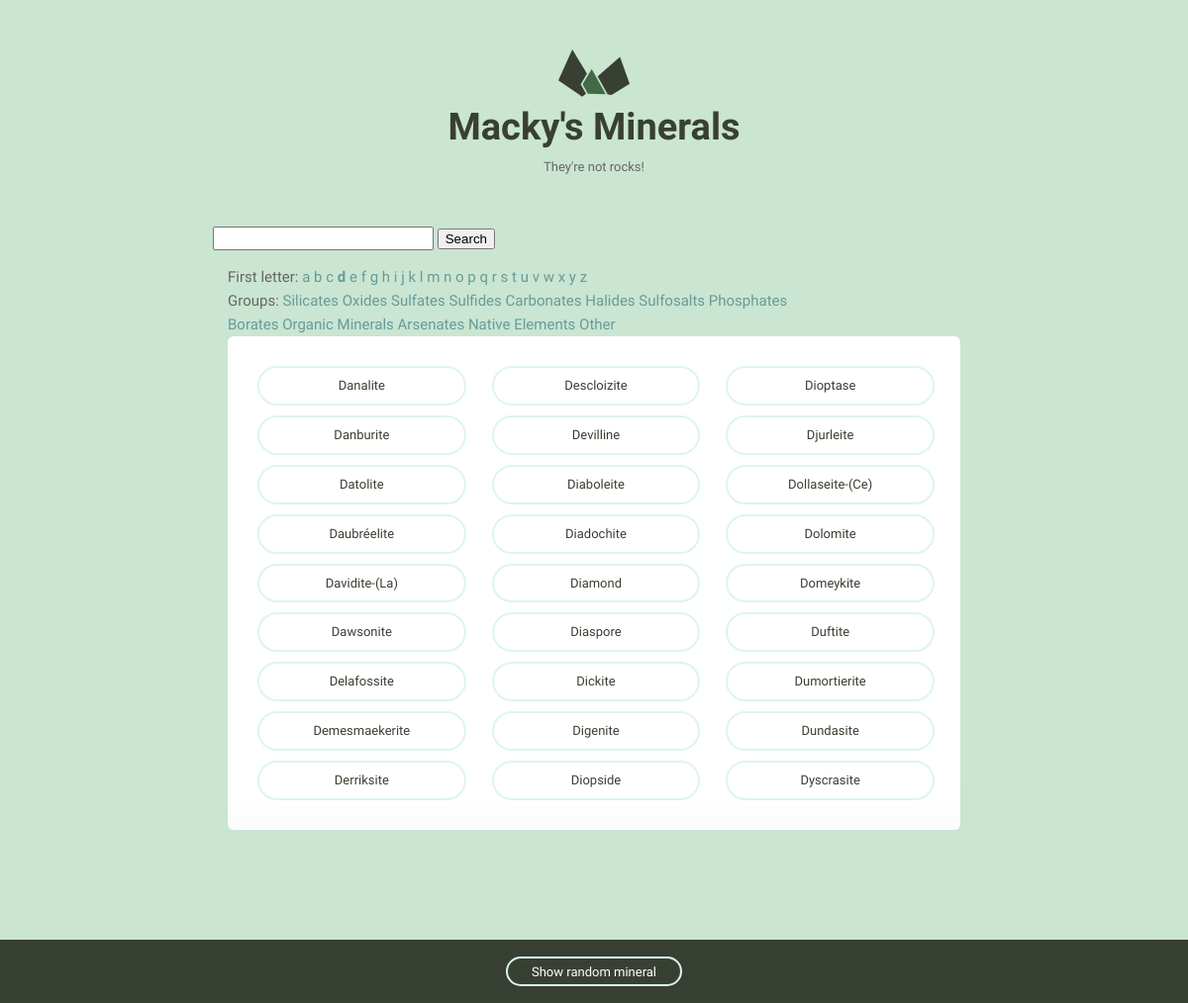
The page /search/letter/d/ on the database its author committed.
### minerals/models.py (models this page shows, shortened)
class Mineral(models.Model):
    name = models.CharField(max_length=255)
    image_filename = models.CharField(max_length=255, blank=True)
    image_caption = models.CharField(max_length=255, blank=True)
    category = models.CharField(max_length=255, blank=True)
    formula = models.CharField(max_length=255, blank=True)
    strunz_classification = models.CharField(max_length=255, blank=True)
    crystal_system = models.CharField(max_length=255, blank=True)
    unit_cell = models.CharField(max_length=255, blank=True)
    color = models.CharField(max_length=255, blank=True)
    crystal_symmetry = models.CharField(max_length=255, blank=True)
    cleavage = models.CharField(max_length=255, blank=True)
    mohs_scale_hardness = models.CharField(max_length=255, blank=True)
    luster = models.CharField(max_length=255, blank=True)
    streak = models.CharField(max_length=255, blank=True)
    diaphaneity = models.CharField(max_length=255, blank=True)
    optical_properties = models.CharField(max_length=255, blank=True)
    refractive_index = models.CharField(max_length=255,  blank=True)
    crystal_habit = models.CharField(max_length=255, blank=True)
    specific_gravity = models.CharField(max_length=255, blank=True)
    group = models.CharField(max_length=255, blank=True)

### minerals/views.py (the view)
def mineral_first_search(request, letter='a'):
    groups = ['Silicates', 'Oxides', 'Sulfates', 'Sulfides', 'Carbonates',
              'Halides', 'Sulfosalts', 'Phosphates', 'Borates',
              'Organic Minerals', 'Arsenates', 'Native Elements', 'Other']
    all_minerals = Mineral.objects.all()
    random_mineral = random.choice(all_minerals)
    minerals = Mineral.objects.filter(name__istartswith=letter).values('name',
                                                                       'pk')
    return render(request, 'index.html', {'minerals': minerals,
                                          'active_letter': letter,
                                          'groups': groups,
                                          'random': random_mineral})

### minerals/templates/index.html
{% extends "layout.html" %}
{% block bounds_size %}
  <div class="bounds">
{% endblock %}
{% block content %}
<div class="grid-80">
Groups:
    {% for group in groups %}
    <a href="{% url 'mineral_group_search' group=group %}">
      {% if group == active_group %}
        <b>{{ group }}</b>
      {% else %}
        {{ group }}
      {% endif %}
    </a>
  {% endfor %}
</div>
  <div class="grid-100">
    <ul class="minerals__container">
      {% if minerals %}
        {% for mineral in minerals %}
          <li class="minerals__item">
            <a class="minerals__anchor"
               href="{% url 'mineral_detail' pk=mineral.pk %}">
              {{ mineral.name|title }}
            </a>
          </li>
        {% endfor %}
      {% else %}
        <li class="minerals__item">
          <strong>No items found.</strong>
        </li>
      {% endif %}
    </ul>
  </div>
{% endblock %}

### minerals/static/css/global.css (style rules this page uses)
html { font-family: sans-serif; -ms-text-size-adjust: 100%; -webkit-text-size-adjust: 100%; }
body { margin: 0; }
a { background-color: transparent; }
html { font-size: 62.5%; }
body { background-color: #CAE5D2; font-size: 1.5em; line-height: 1.6; font-weight: 400; font-family: "Cousine"; color: #666; }
.bounds { max-width: 800px; margin: 0 auto; padding: 50px 0 150px; overflow: hidden; }
.grid, .grid-5, .grid-10, .grid-15, .grid-20, .grid-25, .grid-30, .grid-33, .grid-35, .grid-40, .grid-45, .grid-50, .grid-55, .grid-60, .grid-65, .grid-66, .grid-70, .grid-75, .grid-80, .grid-90, .grid-95, .grid-100 { float: left; box-sizing: border-box; position: relative; }
.grid-80 { width: 80%; padding: 0 15px; }
.grid-100 { width: 100%; padding: 0 15px; }
a { color: #689b98; text-decoration: none; -webkit-transition: color 0.2s; -moz-transition: color 0.2s; -ms-transition: color 0.2s; -o-transition: color 0.2s; transition: color 0.2s; }
ul { list-style: circle inside; padding-left: 0; margin-top: 0; }
li { margin-bottom: 1rem; font-size: 1.3rem; }
table, p, ul { margin-bottom: 2.5rem; }
.minerals__container { background-color: #fff; border-radius: 6px; list-style: none; padding: 30px 30px 20px 30px; -webkit-column-gap: 30px; -moz-column-gap: 30px; column-gap: 30px; }
@media (min-width: 640px) { .minerals__container { -webkit-column-count: 3; -moz-column-count: 3; column-count: 3; } }
.minerals__anchor { border: solid 2px #DCF5F2; border-radius: 100px; color: #384033; display: block; font-size: 13px; text-align: center; padding: 8px 0 7px 0; width: 100%; transition: background-color 200ms ease-in-out, font-weight 200ms ease-in-out, color 200ms ease-in-out; }

### rows shown on the page
Mineral: name "Danalite"
Mineral: name "Danburite"
Mineral: name "Datolite"
Mineral: name "Daubréelite"
Mineral: name "Davidite-(La)"
Mineral: name "Dawsonite"
Mineral: name "Delafossite"
Mineral: name "Demesmaekerite"
Mineral: name "Derriksite"
Mineral: name "Descloizite"
Mineral: name "Devilline"
Mineral: name "Diaboleite"
Mineral: name "Diadochite"
Mineral: name "Diamond"
Mineral: name "Diaspore"
Mineral: name "Dickite"
Mineral: name "Digenite"
Mineral: name "Diopside"
Mineral: name "Dioptase"
Mineral: name "Djurleite"
Mineral: name "Dollaseite-(Ce)"
Mineral: name "Dolomite"
Mineral: name "Domeykite"
Mineral: name "Duftite"
Mineral: name "Dumortierite"
Mineral: name "Dundasite"
Mineral: name "Dyscrasite"

### other values the page prints
{{ letter }} "a" "b" "c" "e" "f" "g" "h" "i" "j" "k" "l" "m" "n" "o" "p" "q" "r" "s" "t" "u" "v" "w" "x" "y" "z"
{{ letter }} "d"
{{ group }} "Silicates" "Oxides" "Sulfates" "Sulfides" "Carbonates" "Halides" "Sulfosalts" "Phosphates" "Borates" "Organic Minerals" "Arsenates" "Native Elements" "Other"
